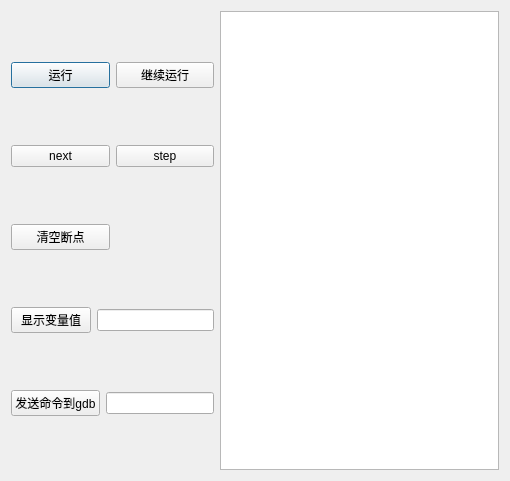
<?xml version="1.0" encoding="UTF-8"?>
<ui version="4.0">
 <class>Debugger</class>
 <widget class="QDialog" name="Debugger">
  <property name="geometry">
   <rect>
    <x>0</x>
    <y>0</y>
    <width>510</width>
    <height>481</height>
   </rect>
  </property>
  <property name="windowTitle">
   <string>Debug</string>
  </property>
  <layout class="QGridLayout" name="gridLayout_2">
   <item row="0" column="0">
    <layout class="QVBoxLayout" name="verticalLayout">
     <property name="sizeConstraint">
      <enum>QLayout::SetMaximumSize</enum>
     </property>
    </layout>
   </item>
   <item row="1" column="0">
    <layout class="QHBoxLayout" name="horizontalLayout_3">
     <property name="sizeConstraint">
      <enum>QLayout::SetMinimumSize</enum>
     </property>
     <item>
      <layout class="QGridLayout" name="gridLayout">
       <item row="0" column="0">
        <widget class="QPushButton" name="pushButton_run">
         <property name="text">
          <string>运行</string>
         </property>
        </widget>
       </item>
       <item row="0" column="1">
        <widget class="QPushButton" name="pushButton_continue">
         <property name="text">
          <string>继续运行</string>
         </property>
        </widget>
       </item>
       <item row="1" column="0">
        <widget class="QPushButton" name="pushButton_next">
         <property name="text">
          <string>next</string>
         </property>
        </widget>
       </item>
       <item row="1" column="1">
        <widget class="QPushButton" name="pushButton_step">
         <property name="text">
          <string>step</string>
         </property>
        </widget>
       </item>
       <item row="2" column="0">
        <widget class="QPushButton" name="pushButton_clearMarker">
         <property name="text">
          <string>清空断点</string>
         </property>
        </widget>
       </item>
       <item row="3" column="0" colspan="2">
        <layout class="QHBoxLayout" name="horizontalLayout">
         <item>
          <widget class="QPushButton" name="pushButton_showVariable">
           <property name="text">
            <string>显示变量值</string>
           </property>
          </widget>
         </item>
         <item>
          <widget class="QLineEdit" name="lineEdit_variable"/>
         </item>
        </layout>
       </item>
       <item row="4" column="0" colspan="2">
        <layout class="QHBoxLayout" name="horizontalLayout_2">
         <item>
          <widget class="QPushButton" name="pushButton_sendGDB">
           <property name="text">
            <string>发送命令到gdb</string>
           </property>
          </widget>
         </item>
         <item>
          <widget class="QLineEdit" name="lineEdit_sendToGDB"/>
         </item>
        </layout>
       </item>
      </layout>
     </item>
     <item>
      <widget class="QTextBrowser" name="textBrowser"/>
     </item>
    </layout>
   </item>
  </layout>
 </widget>
 <resources/>
 <connections/>
</ui>
